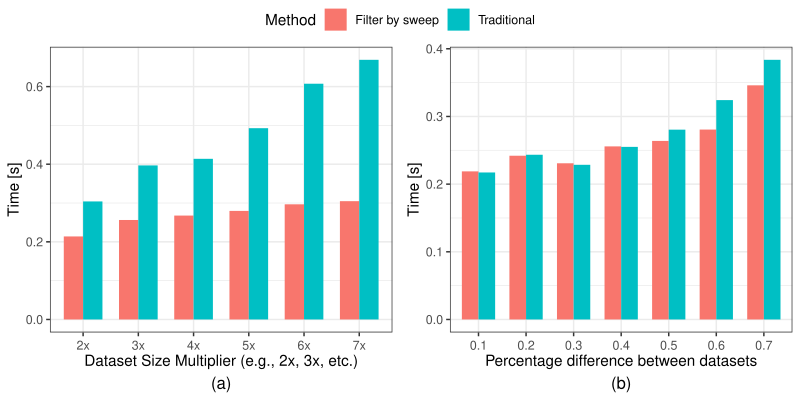

The R source for this figure:
library(tidyverse)
library(ggpubr)

data0 = enframe(read_lines("Unbalance_Tester01.txt"), value="line")

data1 = data0 %>% filter(str_detect(line, 'INFO')) %>% filter(str_detect(line, 'END')) 

fields = c("tag","ts","runId","size1","size2","method","stage","time")
data2 = data1 %>% 
  separate(sep = "\\t", col = "line", into = fields, extra = "drop") %>%
  select(method, size2, time) %>%
  mutate(time = as.numeric(time) / 1000.0) %>%
  mutate(method = str_replace(method, "Sweeping", "Filter by sweep"))

data3 = data2 %>% group_by(method, size2) %>% summarise(time = mean(time)) %>%
  mutate(method = as.factor(method), size = as.factor(size2)) %>%
  mutate(size = recode(size,
                       "6K"  = "2x",
                       "9K"  = "3x",
                       "12K" = "4x",
                       "15K" = "5x",
                       "18K" = "6x",
                       "21K" = "7x")) 
size_order = factor(data3$size, level = c('2x','3x','4x','5x','6x','7x'))

p = ggplot(data3, aes(x = size_order, y = time, fill = method)) + 
  geom_col(width = 0.7, position="dodge") + 
  labs(x="Dataset Size Multiplier (e.g., 2x, 3x, etc.)", y="Time [s]", caption = "(a)") + 
  theme_bw() + 
  theme(axis.text.x = element_text(angle = 0, hjust = 0.5, vjust = 0.5), 
        plot.caption = element_text(hjust = 0.5, size = 12)
        ) +
  guides(fill=guide_legend(title="Method"))
plot(p)

W = 6
H = 4
ggsave(paste0("Unbalance_Tester01.pdf"), width = W, height = H)

data0 = enframe(read_lines("Unbalance_Tester02.txt"), value="line")

data1 = data0 %>% filter(str_detect(line, 'INFO')) %>% filter(str_detect(line, 'END')) 

fields = c("tag","ts","runId","perc","file","method","stage","time","p","n1","n2")
data2 = data1 %>% 
  separate(sep = "\\t", col = "line", into = fields, extra = "drop") %>%
  select(method, perc, time) %>%
  mutate(time = as.numeric(time) / 1000.0, perc = as.factor(as.numeric(perc) / 100.0)) %>%
  mutate(method = str_replace(method, "Sweeping", "Filter by sweep"))

data3 = data2 %>% group_by(method, perc) %>% summarise(time = mean(time)) 

q = ggplot(data3, aes(x = perc, y = time, fill = method)) + 
  geom_col(width = 0.7, position="dodge") + 
  labs(x="Percentage difference between datasets", y="Time [s]", caption = "(b)") + 
  theme_bw() + 
  theme(axis.text.x = element_text(angle = 0, hjust = 0.5, vjust = 0.5), 
        plot.caption = element_text(hjust = 0.5, size = 12)
  ) +
  guides(fill=guide_legend(title="Method"))
plot(q)

W = as.numeric(Sys.getenv("R_WIDTH"))
H = as.numeric(Sys.getenv("R_HEIGHT"))
ggsave(paste0("Unbalance_Tester02.pdf"), width = W, height = H)

ggarrange(p, q, ncol=2, nrow=1, common.legend = TRUE, legend="top")
ggsave("Unbalance_Tester.pdf", width = 8, height = 4)
